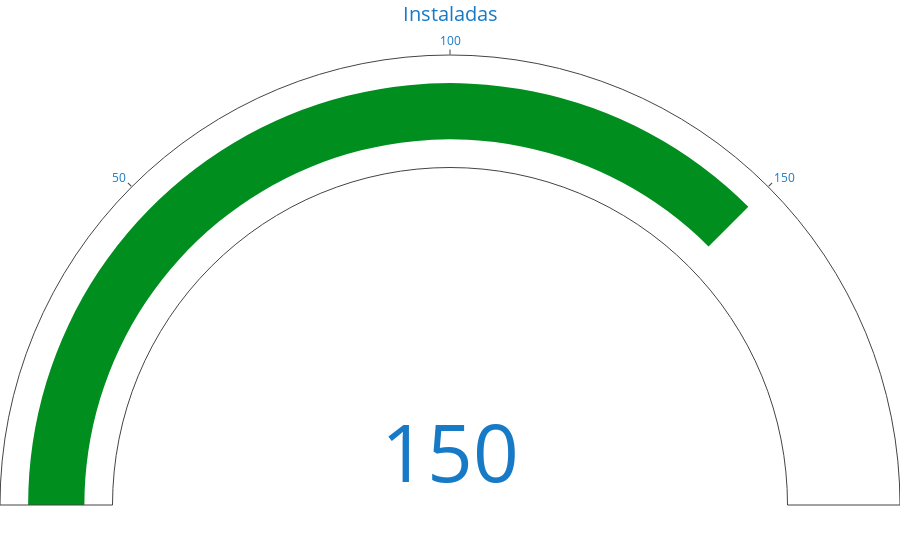

Notebook cell for this chart:
### Code cell
import plotly.graph_objects as go

fig = go.Figure(go.Indicator(
    mode = "gauge+number",
    value = 150,
    domain = {'x': [0, 1], 'y': [0, 1]},
    title = {'text': "Instaladas"},
    gauge = {'axis': {'range': [None, 200]}, 'bar': {'color': "#008e1f"},}

))
fig['layout'].update(margin=dict(l=0,r=0,b=0,t=0), font=dict(color="#167AC6"), paper_bgcolor='rgba(0, 0, 0, 0)')
fig.show()

### Figure 1 — Plotly figure (JSON) as saved in the notebook; plotly's stock layout.template omitted (floating-point values rounded to 4 significant figures)
{"data": [{"domain": {"x": [0, 1], "y": [0, 1]}, "gauge": {"axis": {"range": [null, 200]}, "bar": {"color": "#008e1f"}}, "mode": "gauge+number", "title": {"text": "Instaladas"}, "type": "indicator", "value": 150}], "layout": {"autosize": true, "font": {"color": "#167AC6"}, "margin": {"b": 0, "l": 0, "r": 0, "t": 0}, "paper_bgcolor": "rgba(0, 0, 0, 0)"}}
